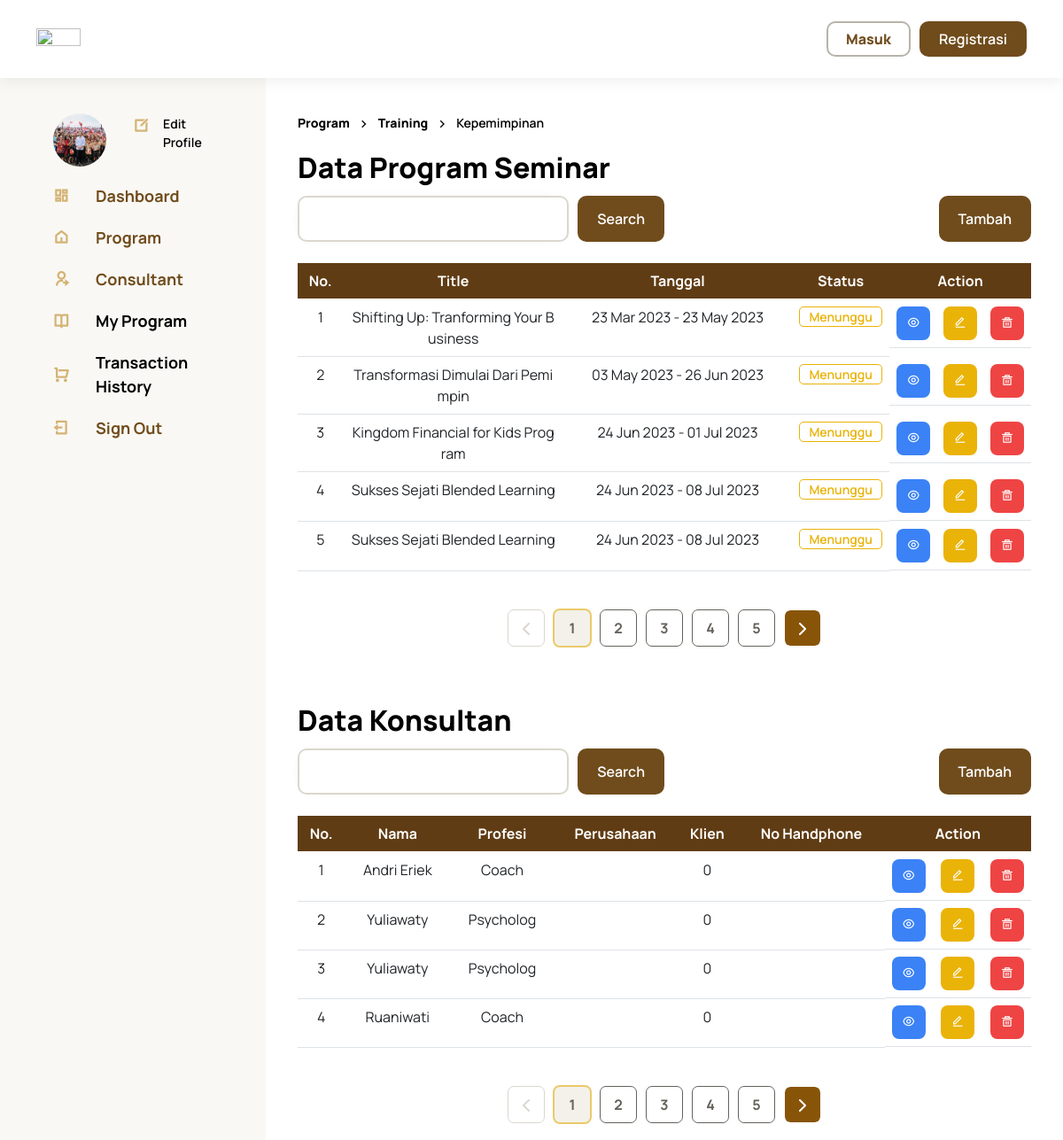
Page /index.php/admin on the earlier database version.
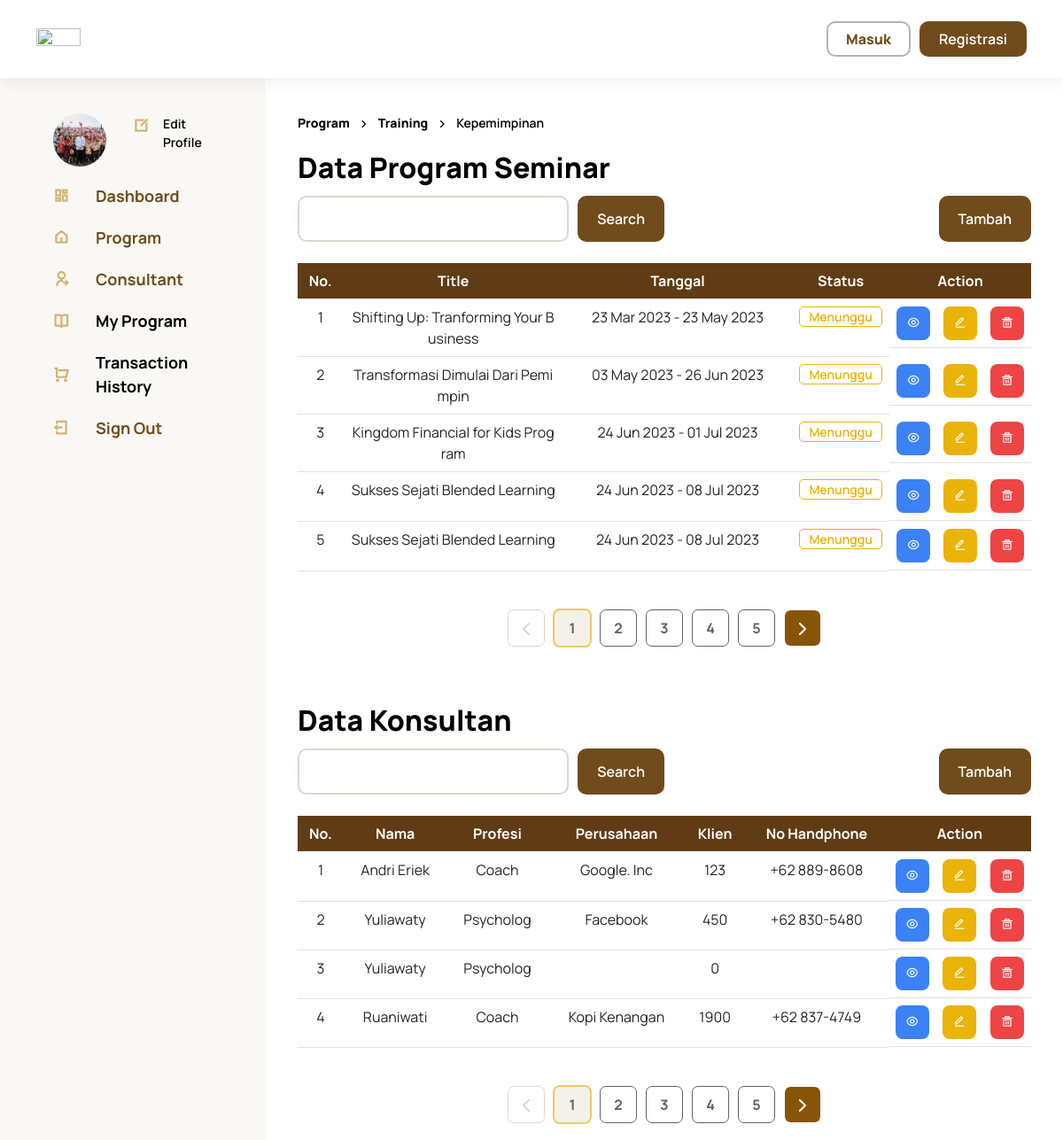
Same page on the later database version.
### tables this page shows
CREATE TABLE `program` (
  `id` int(8) NOT NULL,
  `name` varchar(50) NOT NULL,
  `tag` varchar(255) DEFAULT NULL,
  `type` varchar(50) NOT NULL,
  `descProgram` text NOT NULL,
  `priceMin` int(20) NOT NULL,
  `priceMax` int(20) NOT NULL,
  `dateStart` date NOT NULL,
  `dateEnd` date NOT NULL,
  `time_start` time DEFAULT NULL,
  `time_end` time DEFAULT NULL,
  `mode` enum('online','hybrid','offline') DEFAULT NULL,
  `url` varchar(100) DEFAULT NULL,
  `lokasi` varchar(100) DEFAULT NULL,
  `alamat` varchar(100) DEFAULT NULL,
  `kota` varchar(100) DEFAULT NULL,
  `photo` varchar(255) NOT NULL,
  `kuota` int(20) DEFAULT NULL
);

CREATE TABLE `consultant` (
  `id` int(8) NOT NULL,
  `name` varchar(20) NOT NULL,
  `profesi` varchar(20) NOT NULL,
  `profile` text NOT NULL,
  `photo` varchar(225) NOT NULL,
  `alamat` text NOT NULL,
  `email` varchar(100) NOT NULL,
  `no_handphone` varchar(12) NOT NULL,
  `link_group` varchar(255) NOT NULL,
  `bahasa` varchar(20) NOT NULL,
  `perusahaan` varchar(100) NOT NULL,
  `sertifikasi` varchar(255) NOT NULL,
  `sertif_start` date DEFAULT NULL,
  `sertif_end` date DEFAULT NULL,
  `akun_media` varchar(100) NOT NULL,
  `jumlah_client` int(11) NOT NULL,
  `spesialisasi` varchar(50) NOT NULL
);

### application/controllers/Admin.php (called while the page is built, shortened)
<?php
class Admin extends CI_Controller
{
    public function __construct()
    {
        $this->load->library('form_validation');
    }
    public function index()
    {
        if ($this->input->get('search')) {
            $this->db->like('name', $this->input->get('search'));
            $query = $this->db->get('program');
            $dataProgram = $query->result();
        } else {
            $this->load->model("ProgramModel");
            $dataProgram = $this->ProgramModel->getProgram();
        }
        $this->load->model("ConsultantModel");
        $dataConsultant = $this->ConsultantModel->getConsultant();
        $data = [
            'consultant' => $dataConsultant,
            'program' => $dataProgram,
            'page_title' => 'Dashboard',
            'user' => $this->db->get_where('users', ['email' =>
            $this->session->userdata('email')])->row_array(),
        ];
        $this->load->view('main/admin/index', $data);
    }
}

### index.php (called while the page is built, shortened)
<?php
require_once BASEPATH.'core/CodeIgniter.php';

### application/models/ProgramModel.php (called while the page is built, shortened)
<?php
class ProgramModel extends CI_MOdel
{
    public function getProgram()
    {
        $query = $this->db->get('program');
        return $query->result();
    }
}

### application/models/ConsultantModel.php (called while the page is built, shortened)
<?php
class ConsultantModel extends CI_MOdel
{
    public function getConsultant()
    {
        $query = $this->db->get('consultant');
        return $query->result();
    }
}

### application/views/main/admin/index.php (the view, shortened to what the rows shown need)
<!DOCTYPE html>
<html lang="en">
<head>
    <link rel="stylesheet" href="<?php echo base_url('assets/css/home.css'); ?>">
    <link rel="stylesheet" href="<?php echo base_url('assets/css/_partials/sidebar.css'); ?>">
    <link rel="stylesheet" href="<?php echo base_url('assets/css/admin/home.css'); ?>">
    <link rel="stylesheet" href="<?php echo base_url('assets/css/admin/dashboard.css'); ?>">
</head>
<body>
    <div class="container-fluid">
        <div class="row ">
            <div class="col">
                <div class="container container-consultant">
                    <h4>Data Program Seminar</h3>
                        <div>
                            <table class="table my-4">
                                <thead class="table-head">
                                    <tr>
                                        <th>No.</th>
                                        <th style="width: 30%;">Title</th>
                                        <th>Tanggal</th>
                                        <th>Status</th>
                                        <th>Action</th>
                                    </tr>
                                </thead>
                                <tbody>
                                    <?php $no = 1;
                                    foreach ($program as $item) : ?>
                                        <tr>
                                            <td><?php echo $no++ ?></td>
                                            <td><?php echo $item->name ?></td>
                                            <td><?php echo date('d M Y', strtotime($item->dateStart)) . " - " . date('d M Y', strtotime($item->dateEnd)) ?>
                                            </td>
                                            <td>
                                                <p class="menunggu">Menunggu</p>
                                            </td>
                                            <td class="d-flex justify-content-between">
                                                <a href="<?php echo site_url('admin/edit') ?>">
                                                    <button class="edit">
                                                        <i class="ri-eye-line"></i>
                                                    </button>
                                                </a>
                                                <a href="<?php echo site_url('admin/edit/' . $item->id) ?>">
                                                    <button class="warning">
                                                        <i class="ri-edit-line"></i>
                                                    </button>
                                                </a>
                                                <a href="<?php echo site_url('admin/delete_row/' . $item->id) ?>">
                                                    <button class="delete">
                                                        <i class="ri-delete-bin-5-line"></i>
                                                    </button>
                                                </a>
                                            </td>
                                        </tr>
                                    <?php endforeach; ?>
                                </tbody>
                            </table>
                        </div>
                </div>
                <div class="container container-consultant">
                    <h4>Data Konsultan</h3>
                        <div>
                            <table class="table my-4">
                                <thead class="table-head">
                                    <tr>
                                        <th scope="col">No.</th>
                                        <th scope="col">Nama</th>
                                        <th scope="col">Profesi</th>
                                        <th scope="col">Perusahaan</th>
                                        <th scope="col">Klien</th>
                                        <th scope="col">No Handphone</th>
                                        <th scope="col-6">Action</th>
                                    </tr>
                                </thead>
                                <tbody>
                                    <?php $no = 1;
                                    foreach ($consultant as $item) : ?>
                                        <tr>
                                            <td><?php echo $no++ ?></td>
                                            <td><?php echo $item->name ?></td>
                                            <td><?php echo $item->profesi ?></td>
                                            <td><?php echo $item->perusahaan ?></td>
                                            <td><?php echo $item->jumlah_client ?></td>
                                            <td><?php echo $item->no_handphone ?></td>
                                            <td class="d-flex justify-content-between">
                                                <a href="<?php echo site_url('admin/edit') ?>">
                                                    <button class="edit">
                                                        <i class="ri-eye-line"></i>
                                                    </button>
                                                </a>
                                                <a href="<?php echo site_url('admin/edit_consultant/' . $item->id) ?>">
                                                    <button class="warning">
                                                        <i class="ri-edit-line"></i>
                                                    </button>
                                                </a>
                                                <a href="<?php echo site_url('admin/delete_consultant/' . $item->id); ?>">
                                                    <button class="delete">
                                                        <i class="ri-delete-bin-5-line"></i>
                                                    </button>
                                                </a>
                                            </td>
                                        </tr>
                                    <?php endforeach; ?>
                                </tbody>
                            </table>
                        </div>
                </div>
            </div>
        </div>
</html>

Differences in the rows shown:
changed consultant "Andri Eriek": perusahaan (not shown) → "Google. Inc"; jumlah_client "0" → "123"; no_handphone (not shown) → "+62 889-8608"
changed consultant: perusahaan (not shown) → "Facebook"; jumlah_client "0" → "450"; no_handphone (not shown) → "+62 830-5480"
changed consultant "Ruaniwati": perusahaan (not shown) → "Kopi Kenangan"; jumlah_client "0" → "1900"; no_handphone (not shown) → "+62 837-4749"
